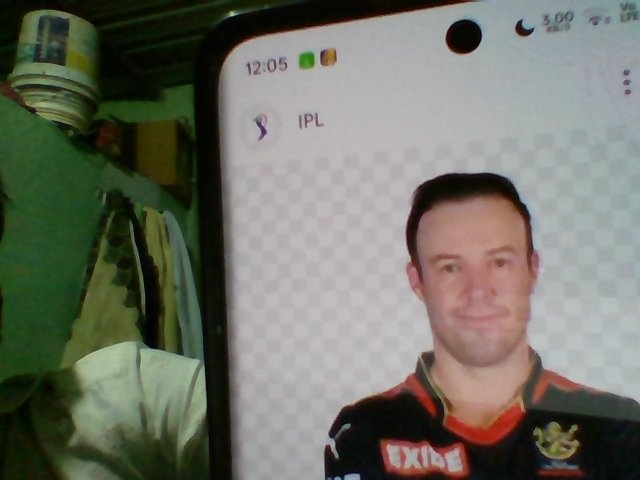
#> input picture backend/face_data/002/face_20260319_000536.jpg, 640 x 480 px
$ python -i face_service.py   (imports and definitions only)   (older library calls are emulated)
#> lines starting #> are read from the running program, lines starting #| are printed output that depends on the picture
### backend/config.py
from pydantic_settings import BaseSettings
from functools import lru_cache

class Settings(BaseSettings):
    SUPABASE_URL: str = "https://xuduzaibuefetuvbzgpb.supabase.co"
    SUPABASE_KEY: str = "eyJhbGciOiJIUzI1NiIsInR5cCI6IkpXVCJ9.eyJpc3MiOiJzdXBhYmFzZSIsInJlZiI6Inh1ZHV6YWlidWVmZXR1dmJ6Z3BiIiwicm9sZSI6ImFub24iLCJpYXQiOjE3NzM4MTM5NTUsImV4cCI6MjA4OTM4OTk1NX0.t_vKegFQy60r6_K2H4z_cDDc3L7Zk68ktJFRActPj_Y"
    SECRET_KEY: str = "your_jwt_secret_key_here_change_in_production"
    ALGORITHM: str = "HS256"
    ACCESS_TOKEN_EXPIRE_MINUTES: int = 480
    ADMIN_USERNAME: str = "admin"
    ADMIN_PASSWORD: str = "admin123"
    FACE_ENCODINGS_DIR: str = "face_data"
    TOLERANCE: float = 0.5

    class Config:
        env_file = ".env"

@lru_cache()
def get_settings():
    return Settings()

settings = get_settings()

### backend/services/face_service.py
"""
face_service.py  — Windows-safe version
────────────────────────────────────────
Gracefully handles missing face_recognition / dlib on Windows.
Falls back to OpenCV-only mode if face_recognition not installed.
"""

import cv2
import numpy as np
import base64
import json
from datetime import datetime
from pathlib import Path
from config import settings

# ── Try importing face_recognition (needs dlib / cmake on Windows) ──────────
try:
    import face_recognition
    FACE_REC_AVAILABLE = True
except ImportError:
    FACE_REC_AVAILABLE = False
    print("⚠️  face_recognition not installed — using OpenCV-only fallback mode")
    print("   To enable full AI recognition, run:")
    print("   pip install cmake dlib face-recognition")

ENCODINGS_DIR = Path(settings.FACE_ENCODINGS_DIR)
# [1 line not run here, left out]


# ── Image helpers ────────────────────────────────────────────────────────────

# [9 lines left out: function _b64_to_bgr, not called in this run]


def _bgr_to_b64(img: np.ndarray, quality: int = 85) -> str:
    _, buf = cv2.imencode(".jpg", img, [cv2.IMWRITE_JPEG_QUALITY, quality])
    return base64.b64encode(buf).decode("utf-8")


# ── OpenCV-only face detector (Haar cascade fallback) ───────────────────────

# [96 lines left out: functions _cv2_detect_faces, _cv2_simple_encoding, validate_face_quality, extract_face_encoding, not called in this run]


# ── Multi-sample averaged encoding ───────────────────────────────────────────

def extract_face_encoding_multi(images: list) -> tuple:
    if not images:
        return None, "No images provided", {}

    good, rejected = [], 0

    for b64 in images:
        img = _b64_to_bgr(b64)
        if img is None:
            rejected += 1
            continue

        if FACE_REC_AVAILABLE:
            rgb  = cv2.cvtColor(img, cv2.COLOR_BGR2RGB)
            locs = face_recognition.face_locations(rgb, model="hog")
            if len(locs) != 1:
                rejected += 1
                continue
            encs = face_recognition.face_encodings(rgb, locs)
            if not encs:
                rejected += 1
                continue
            good.append(np.array(encs[0]))
        else:
            rects = _cv2_detect_faces(img)
            if len(rects) != 1:
                rejected += 1
                continue
            enc = _cv2_simple_encoding(img, rects[0])
            good.append(np.array(enc))

    if not good:
        return None, "No valid face found in any frame", {
            "total": len(images), "used": 0, "rejected": rejected
        }

    avg = np.mean(good, axis=0)
    stats = {
        "total":    len(images),
        "used":     len(good),
        "rejected": rejected,
        "consistency": 0.0,
        "mode": "full_ai" if FACE_REC_AVAILABLE else "opencv_fallback",
    }
    return avg.tolist(), "Success", stats


# ── Save face image to disk ───────────────────────────────────────────────────

# [99 lines left out: functions save_face_image, draw_face_box, recognize_face, not called in this run]


def detect_faces_in_frame(b64: str) -> dict:
    return draw_face_box(b64)

>>> import cv2
>>> picture = cv2.imread('../face_data/002/face_20260319_000536.jpg', cv2.IMREAD_GRAYSCALE)
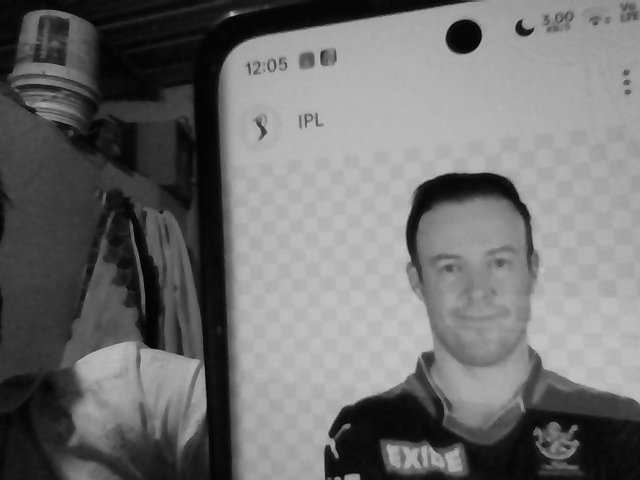
#> picture: shape (480, 640); min 0, max 199, mean 111.6
#> (the run stopped early here; a loop or call above may not have finished)
